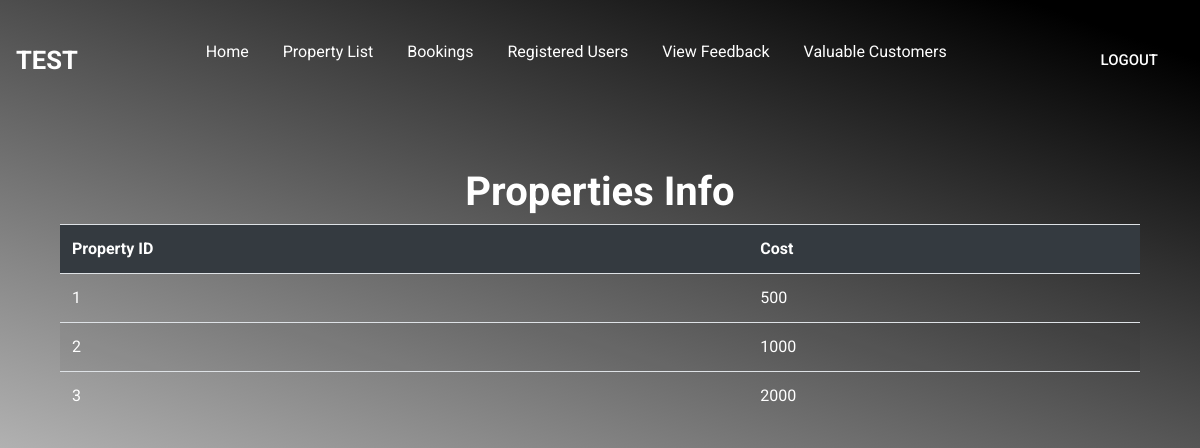
/php/properties.php (signed in), run on the app's committed database.
### tables this page shows
CREATE TABLE `propertyinfo` (
  `propertyID` int(255) NOT NULL,
  `cost` int(255) NOT NULL
);

### php/properties.php (the view, shortened to what this page needs)
<!DOCTYPE html>
<html>
<head>
	 <link rel="stylesheet" href="https://maxcdn.bootstrapcdn.com/bootstrap/4.5.2/css/bootstrap.min.css">
</head>
<body>
	<header>
			<nav class = "navbar">
				<div class = "logo">
					<a href="#"><?php echo $_SESSION['name']; ?></a>
				</div>
				<div class = "menu">
					<ul>
						<li><a href="manager_loggedin.php">Home</a></li>
						<li><a href="properties.php">Property List</a></li>
						<li><a href="viewReservationsManager.php">Bookings</a></li>
						<li><a href="users.php">Registered Users</a></li>
						<li><a href="viewfeedback.php">View Feedback</a></li>
						<li><a href="valuableCustomers.php">Valuable Customers</a></li>
					</ul>
				</div>
				<div class = "contact_btn">
					<a href="managerlogout.php">LOGOUT </a>
				</div>
			</nav>
		<div class = "container">
			<div class = "col-lg-12">
				<br><br>
				<h1 class = "text-center"><strong>Properties Info</strong></h1>
				<table class = "table table-striped table-hover">
				<tr class = "bg-dark text-white">
					<td> <strong>Property ID</strong> </td>
					<td> <strong>Cost</strong> </td>
				</tr>
				<?php
					$server = "localhost";
					$user = "root";
					$password = "";
					$db = "properties";
					$conn = mysqli_connect($server, $user, $password, $db);
					$q = "select * from propertyinfo";
					$query = mysqli_query($conn, $q);
					while($res = mysqli_fetch_array($query)){
				?>
				  <tr>
					<td> <?php  echo $res['propertyID'] ?> </td>
					<td> <?php  echo $res['cost'] ?> </td>
				</tr>
				<?php
			}
				?>
				</table>
			</div>
		</div>
	</header>
</body>
</html>

### php/properties.php (style rules this page uses)
* { margin: 0; padding: 0; box-sizing: border-box; font-family: 'Roboto', sans-serif; color: white !important; text-decoration: none; }
a { color: white; text-decoration: none; }
header { width: 100%; height: 100vh; background-color: #white; background-image: linear-gradient(19deg, white 0%, black 95%); position: relative; text-decoration: none; }
header:before { content: ""; width: 650px; height: 550px; position: absolute; left: 0; bottom: 0; text-decoration: none; }
nav { width: 100%; height: 15vh; display: flex; justify-content: space-around; align-items: center; position: absolute; text-decoration: none; }
.logo a { font-size: 1.6rem; text-transform: uppercase; font-weight: bold; text-decoration: none; }
.menu ul li { color: white; text-decoration: none; list-style: none; display: inline-block; padding: 0 15px; text-decoration: none; }
.menu ul li a { text-transform: capitalize; text-decoration: none; }
.contact_btn a { color: white !important; text-decoration-color: white !important; text-decoration: none; background-color: black 95%; padding: 12px 25px; font-size: 15px; font-weight: 500; border: 1px solid transparent; color: white; text-transform: uppercase; }

### data on the page
propertyinfo: propertyID "1", cost "500"
propertyinfo: propertyID "2", cost "1000"
propertyinfo: propertyID "3", cost "2000"

### other printed values
$_SESSION['name'] "TEST"
